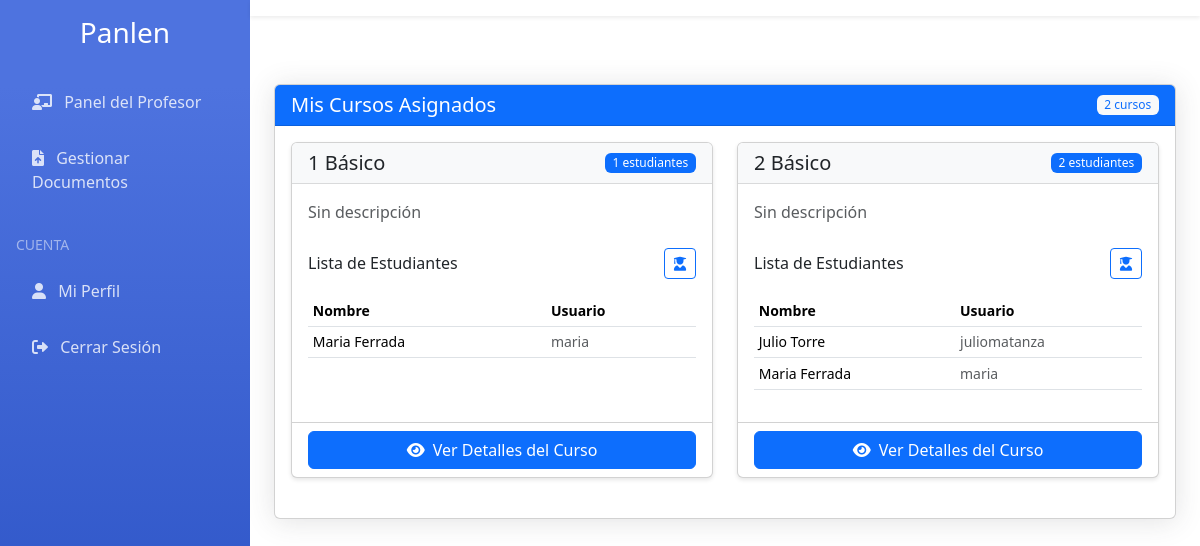
Screenshot of /moderator/dashboard/ (signed in) with the database file from the repository.
### accounts/models.py (models this page shows, shortened)
class Curso(models.Model):
    name = models.CharField(max_length=100)
    description = models.TextField(blank=True)
    moderators = models.ManyToManyField(User, related_name='moderated_courses')
    members = models.ManyToManyField(User, related_name='member_courses')
    active = models.BooleanField(default=True)
    created_at = models.DateTimeField(auto_now_add=True)
    updated_at = models.DateTimeField(auto_now=True)
    class Meta:
        db_table = 'cursos'

class User(AbstractUser):
    USER_TYPE_CHOICES = (
        ('student', 'Estudiante'),
        ('moderator', 'Profesor'),
        ('admin', 'Administrador'),
    )
    user_type = models.CharField(max_length=10, choices=USER_TYPE_CHOICES, default='student')
    specialization = models.CharField(max_length=100, blank=True, null=True, help_text='Especialización del profesor')
    class Meta:
        db_table = 'users'

### moderator/views.py (the view)
# urls.py: path('dashboard/', views.moderator_dashboard, name='dashboard'),
@login_required
@user_passes_test(is_moderator)
def moderator_dashboard(request):
    cursos = Curso.objects.filter(
        moderators=request.user
    ).prefetch_related(
        Prefetch(
            'members',
            queryset=User.objects.all().order_by('first_name', 'last_name')
        )
    ).order_by('name')
    print(f"Usuario: {request.user.username}")
    print(f"Tipo de usuario: {request.user.user_type}")
    print(f"Número de cursos encontrados: {cursos.count()}")
    for curso in cursos:
        print(f"Curso: {curso.name}")
        print(f"Estudiantes: {curso.members.count()}")
        for student in curso.members.all():
            print(f"  - {student.get_full_name()} ({student.username})")
    context = {
        'cursos': cursos,
    }
    return render(request, 'moderator/dashboard.html', context)

### moderator/views.py (called while the page is built)
def is_moderator(user):
    return user.user_type == 'moderator'

### moderator/templates/moderator/dashboard.html (shortened to what this page needs)
{% extends "base.html" %}
{% block content %}
<div class="row">
    <div class="col-12">
        <div class="card">
            <div class="card-header bg-primary text-white d-flex justify-content-between align-items-center">
                <h5 class="mb-0">Mis Cursos Asignados</h5>
                <span class="badge bg-light text-primary">{{ cursos.count }} cursos</span>
            </div>
            <div class="card-body">
                {% if cursos %}
                <div class="row">
                    {% for curso in cursos %}
                    <div class="col-md-6 mb-4">
                        <div class="card h-100 curso-card">
                            <div class="card-header d-flex justify-content-between align-items-center">
                                <h5 class="card-title mb-0">{{ curso.name }}</h5>
                                <span class="badge bg-primary">{{ curso.members.count }} estudiantes</span>
                            </div>
                            <div class="card-body">
                                <p class="card-text text-muted mb-4">{{ curso.description|default:"Sin descripción"|truncatewords:30 }}</p>
                                <div class="student-list">
                                    <div class="d-flex justify-content-between align-items-center mb-3">
                                        <h6 class="mb-0">Lista de Estudiantes</h6>
                                        <a href="{% url 'moderator:manage_students' curso.id %}" class="btn btn-sm btn-outline-primary">
                                            <i class="fas fa-user-graduate"></i>
                                        </a>
                                    </div>
                                    <div class="table-responsive">
                                        <table class="table table-sm table-hover">
                                            <thead>
                                                <tr>
                                                    <th>Nombre</th>
                                                    <th>Usuario</th>
                                                </tr>
                                            </thead>
                                            <tbody>
                                                {% for student in curso.members.all|slice:":5" %}
                                                <tr>
                                                    <td>{{ student.get_full_name|default:student.username }}</td>
                                                    <td class="text-muted">{{ student.username }}</td>
                                                </tr>
                                                {% empty %}
                                                <tr>
                                                    <td colspan="2" class="text-center text-muted">
                                                        No hay estudiantes inscritos
                                                    </td>
                                                </tr>
                                                {% endfor %}
                                            </tbody>
                                        </table>
                                    </div>
                                </div>
                            </div>
                            <div class="card-footer bg-transparent">
                                <a href="{% url 'moderator:curso_detail' curso.id %}" class="btn btn-primary w-100">
                                    <i class="fas fa-eye me-2"></i>Ver Detalles del Curso
                                </a>
                            </div>
                        </div>
                    </div>
                    {% endfor %}
                </div>
                {% else %}
                <div class="text-center py-5">
                    <i class="fas fa-book-reader fa-3x mb-3 text-muted"></i>
                    <h5>No tienes cursos asignados</h5>
                    <p class="text-muted">Contacta al administrador para que te asigne cursos.</p>
                </div>
                {% endif %}
            </div>
        </div>
    </div>
</div>
{% endblock %}

### templates/base.html (style rules this page uses)
:root { --primary-color: #4e73df; --secondary-color: #858796; --sidebar-width: 250px; }
.card { box-shadow: 0 .15rem 1.75rem 0 rgba(58,59,69,.15); }

### moderator/templates/moderator/dashboard.html (style rules this page uses)
.curso-card { transition: transform 0.2s; box-shadow: 0 2px 4px rgba(0,0,0,0.1); }
.card-header { background-color: #f8f9fa; border-bottom: 1px solid rgba(0,0,0,0.125); }
.table-sm td, .table-sm th { padding: 0.3rem; font-size: 0.875rem; }
.badge { font-weight: 500; }

### rows the page displays
Curso: name "1 Básico", members.count "1", description "Sin descripción"
User: get_full_name "Maria Ferrada", username "maria"
Curso: name "2 Básico", members.count "2", description "Sin descripción"
User: get_full_name "Julio Torre", username "juliomatanza"

### other values shown
{{ cursos.count }} "2"
